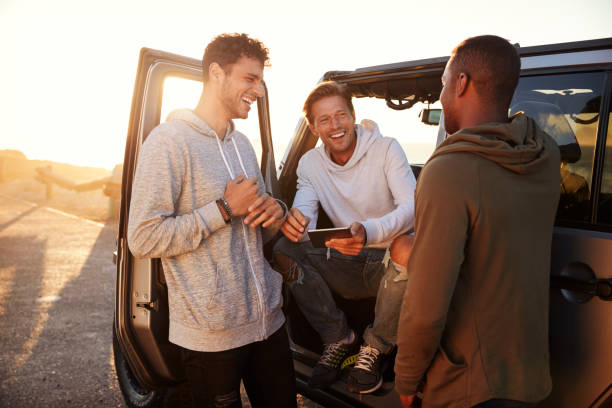
#> input picture Computer_vision-20250618T071021Z-1-001/Computer_vision/OpenCV/people.jpg, 612 x 408 px, found by its file name
$ jupyter execute Face_detection.ipynb
#> lines starting #> are read from the running program, lines starting #| are printed output that depends on the picture; after the words box and inside, x2 and y2 are one past the last pixel; in counts of white or black regions, pixels touching at a corner belong together
[cell 1]
import cv2

[cell 2]
from google.colab import drive
drive.mount('/content/drive')

[cell 3]
image_path = '/content/drive/MyDrive/Computer_vision/OpenCV/people.jpg'

[cell 4]
img = cv2.imread(image_path)
#> img is the input picture: shape (408, 612, 3); mean B, G, R 108.7, 121.7, 142.5

[cell 5]
img.shape
#> Out = (408, 612, 3)

[cell 6]
gray_image = cv2.cvtColor(img, cv2.COLOR_BGR2GRAY)
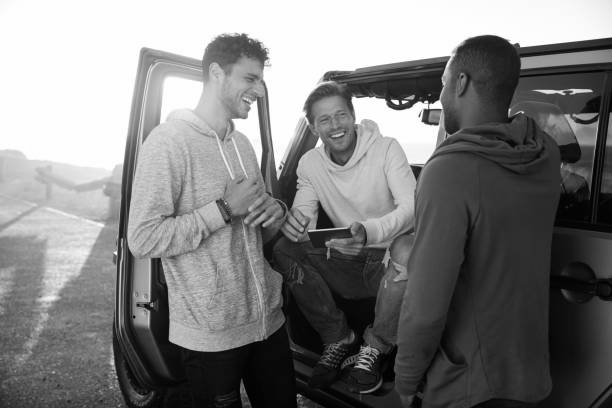
#> gray_image: shape (408, 612); min 0, max 255, mean 126.4

[cell 7]
gray_image.shape
#> Out = (408, 612)

[cell 8]
face_classifier = cv2.CascadeClassifier(
    cv2.data.haarcascades + "haarcascade_frontalface_default.xml"
)

[cell 9]
face = face_classifier.detectMultiScale(
    gray_image, scaleFactor=1.1, minNeighbors=5, minSize=(40, 40)
)
#> face = [[308, 97, 52, 52]]

[cell 10]
face
#> Out = [[308, 97, 52, 52]]

[cell 11]
for (x, y, w, h) in face:
    cv2.rectangle(img, (x, y), (x + w, y + h), (0, 255, 0), 4)
#> this loop made 1 pass
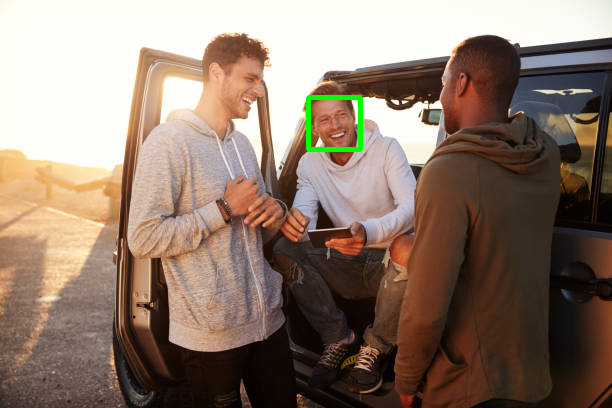
#> img: shape (408, 612, 3); 0.41% of pixels changed, all inside (x1, y1, x2, y2) = (306, 95, 363, 152)
